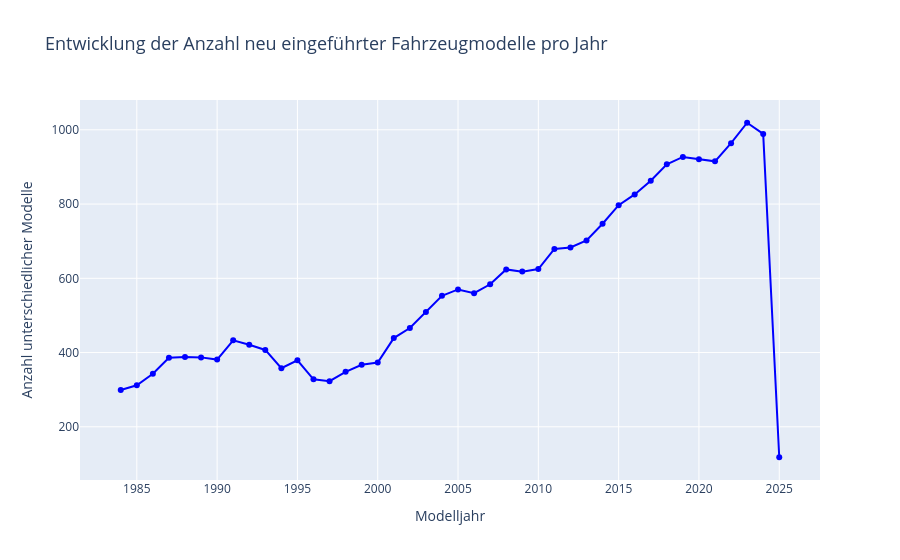

Notebook cell for this chart:
### Code cell
# 6. Frage:



# Anzahl Fahrzeugmodelle pro Jahr
modelle_pro_jahr = vehicles.groupby("Year")["Model"].nunique().reset_index()
modelle_pro_jahr.columns = ["Modelljahr", "Anzahl Modelle"]

# Liniendiagramm erstellen
fig = px.line(
    modelle_pro_jahr,
    x="Modelljahr",
    y="Anzahl Modelle",
    title="Entwicklung der Anzahl neu eingeführter Fahrzeugmodelle pro Jahr",
    markers=True
)

fig.update_traces(line=dict(color="blue"), marker=dict(size=6))
fig.update_layout(
    xaxis_title="Modelljahr",
    yaxis_title="Anzahl unterschiedlicher Modelle",
    title_font_size=18
)

fig.show()

### Figure 1 — Plotly figure (JSON) as saved in the notebook; plotly's stock layout.template omitted (floating-point values rounded to 4 significant figures)
{"data": [{"hovertemplate": "Modelljahr=%{x}<br>Anzahl Modelle=%{y}<extra></extra>", "legendgroup": "", "line": {"color": "blue", "dash": "solid"}, "marker": {"size": 6, "symbol": "circle"}, "mode": "lines+markers", "name": "", "orientation": "v", "showlegend": false, "type": "scatter", "x": [1984, 1985, 1986, 1987, 1988, 1989, 1990, 1991, 1992, 1993, 1994, 1995, 1996, 1997, 1998, 1999, 2000, 2001, 2002, 2003, 2004, 2005, 2006, 2007, 2008, 2009, 2010, 2011, 2012, 2013, 2014, 2015, 2016, 2017, 2018, 2019, 2020, 2021, 2022, 2023, 2024, 2025], "xaxis": "x", "y": [299, 312, 343, 386, 388, 387, 381, 433, 421, 407, 358, 379, 328, 323, 348, 367, 373, 439, 466, 509, 553, 570, 560, 584, 624, 618, 625, 679, 683, 702, 747, 797, 826, 863, 907, 927, 921, 915, 964, 1019, 989, 118], "yaxis": "y"}], "layout": {"legend": {"tracegroupgap": 0}, "title": {"font": {"size": 18}, "text": "Entwicklung der Anzahl neu eingeführter Fahrzeugmodelle pro Jahr"}, "xaxis": {"anchor": "y", "domain": [0, 1], "title": {"text": "Modelljahr"}}, "yaxis": {"anchor": "x", "domain": [0, 1], "title": {"text": "Anzahl unterschiedlicher Modelle"}}}}
